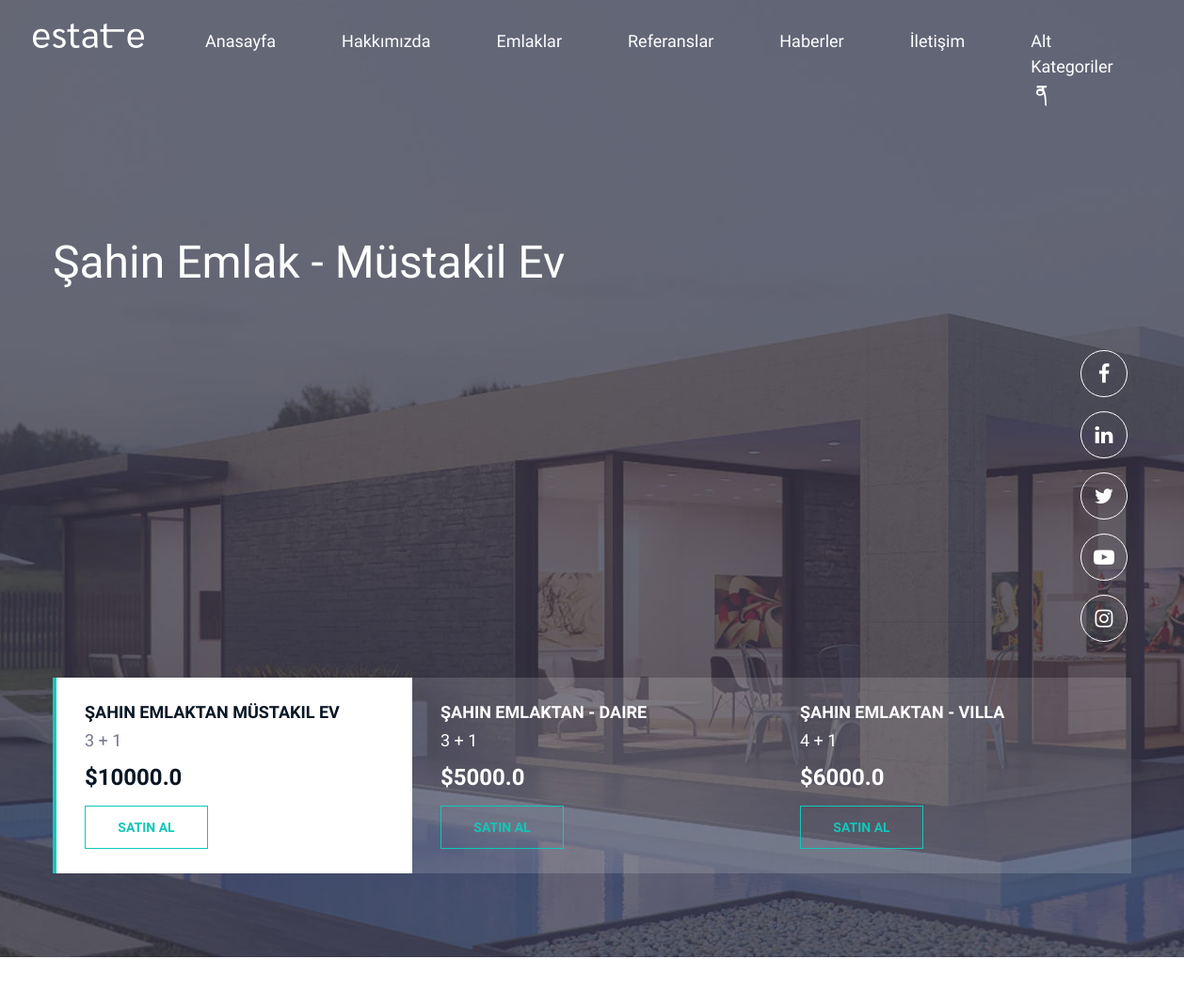
Before: / (upper part) with the older database file.
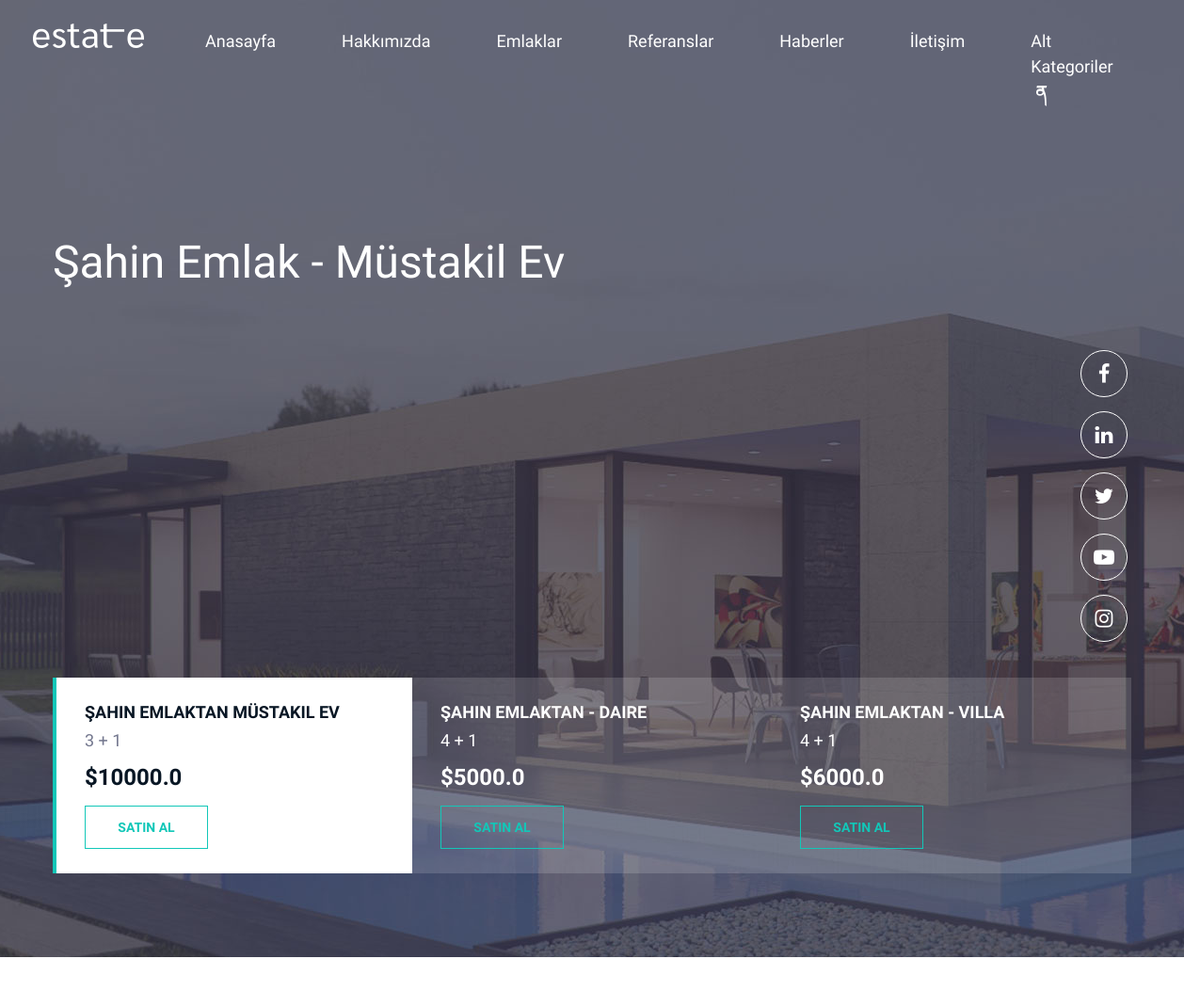
After: the same page with the newer database file.
### emlak/models.py (models this page shows, shortened)
class Emlak(models.Model):   # tablomuz
    STATUS = (                                                           # one to one -> user ın üye kaydı ve kimlik bilgisi
        ('True','Evet'),                                                   # many to one -> danışman ve öğrenci (her öğrencinin bir tane danışmanı vardır)
        ('False','Hayır'),                                               # many to many -> dersler ve öğrenciler
    )                                                                    # one to many -> pantolon hem kışlıkta hem erkek giysisi tablosunda olabilir
    category = models.ForeignKey(Category,on_delete=models.CASCADE)      # burada ise tablodaki gibi productta category_id category deki id ye bağlı(manyToOne)
    title = models.CharField(max_length=30)     # uzunluk
    keywords = models.CharField(blank=True,max_length=255)     # alan türü
    description = models.CharField(blank=True,max_length=255)     #alan türü
    image = models.ImageField(blank=True,upload_to='images/')     #dosya eklenecek resim
    price = models.FloatField()
    square = models.IntegerField()
    rooms = models.CharField(blank=True, max_length=5)
    salon = models.CharField(blank=True,max_length=20)
    yatakOda = models.CharField(blank=True, max_length=20)
    banyo = models.CharField(blank=True, max_length=20)
    garaj = models.CharField(blank=True, max_length=20)
    binaYasi = models.CharField(blank=True, max_length=20)
    detail = RichTextUploadingField()
    slug = models.SlugField(blank=True,max_length=255)
    status = models.CharField(max_length=10, choices=STATUS)   # yukarda evet hayır verdiğimiz için drowdown menude evet hayır var
    create_at = models.DateTimeField(auto_now_add=True)   # ne zaman oluşturuldu
    update_at = models.DateTimeField(auto_now_add=True)   # ne zaman güncellendi
    def image_tag(self):   # Adminde yuklenen resimlerin gosterilmesi
        return mark_safe('<img src="{}" height="50"/>'.format(self.image.url))   # bu html kodu ile resimler gözüküyor
    image_tag.short_description = "Image"

### home/views.py (the view)
# urls.py: path('',views.index, name='index'),
def index(request):
    setting = Setting.objects.get(pk=1)
    sliderdata = Emlak.objects.all()[:3] #gereksiz yere tüm veriyi getirmemek için :4 tane aldık
    category = Category.objects.all()
    dayproducts = Emlak.objects.all()[:4]
    lastproducts = Emlak.objects.all().order_by('-id')[:4]
    onecikan = Emlak.objects.all().order_by('?')[:4]
    context = {'setting': setting,'category': category, 'page': 'home', 'sliderdata':sliderdata,
               'dayproducts':dayproducts,'lastproducts':lastproducts,'onecikan':onecikan, }
    return render(request, 'index.html', context)

### home/templates/index.html (shortened to what this page needs)
{% extends 'homebase.html' %}
{% block slider %}
    {% include 'slider.html' %}
{% endblock %}

### home/templates/slider.html
{% load static %}
	<section class="hero-section">
		<div class="hero-social-warp">
			<div class="hero-social">
				<a href=""><i class="fa fa-facebook"></i></a>
				<a href=""><i class="fa fa-linkedin"></i></a>
				<a href=""><i class="fa fa-twitter"></i></a>
				<a href=""><i class="fa fa-youtube-play"></i></a>
				<a href=""><i class="fa fa-instagram"></i></a>
			</div>
		</div>
		<div class="hero-slider owl-carousel owl-theme">
            {% for rs in sliderdata %}
			<div class="hs-item set-bg" data-setbg="{{ rs.image.url }}">
				<div class="container">
					<div class="row">
						<div class="col-xl-6 col-lg-7">
							<h2> {{ rs.title }} </h2>
						</div>
					</div>
				</div>
			</div>
            {% endfor %}
		</div>
		<div class="hero-nav-slider-warp">
			<div class="container">
				<div class="hero-nav-slider owl-carousel">
                    {% for rs in sliderdata %}
                        <div class="hns-item">
						    <h5>{{ rs.description }}</h5>
						    <p>{{ rs.rooms}}</p>
						    <span>${{rs.price}}</span>
                            <p>  </p>
                        <input class="site-btn" type="button" onClick="location.href='/emlak/{{ rs.id }}/{{ rs.slug }}'" value="SATIN AL" />
					    </div>
                {% endfor %}
				</div>
			</div>
		</div>
	</section>

Changed rows visible on the page:
changed Emlak "ŞAHIN EMLAKTAN - DAIRE": rooms "3 + 1" → "4 + 1"
